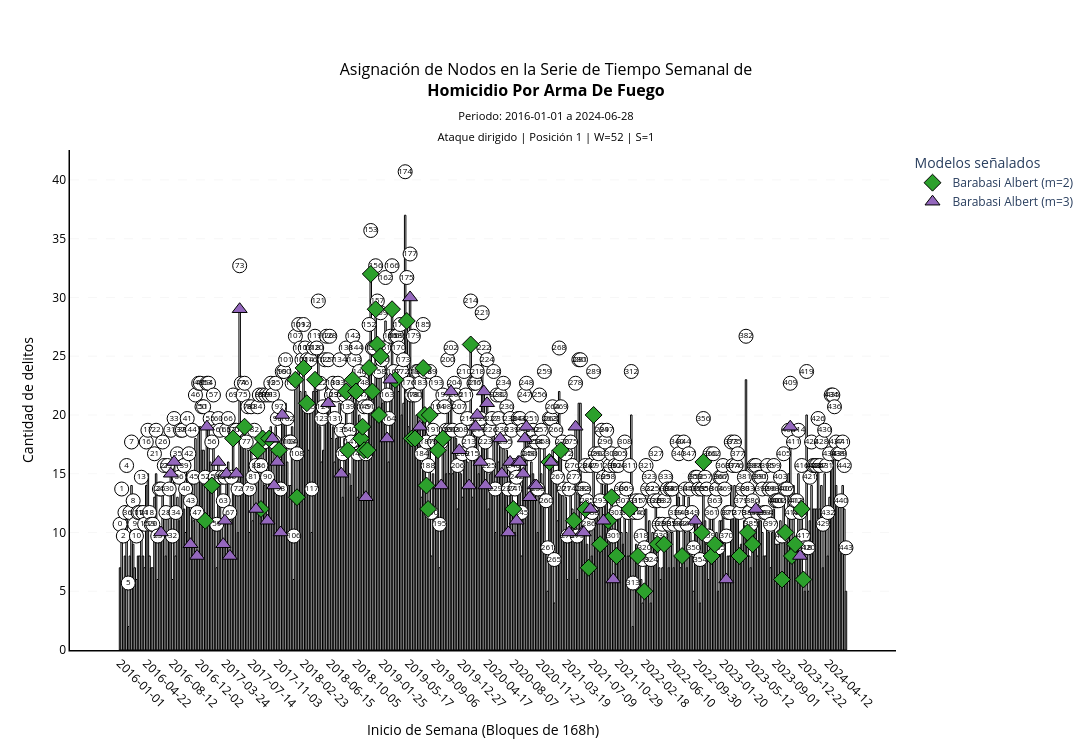

Notebook cell for this chart:
### Code cell
strategy = selector_histograma["strategy"].value
posicion = selector_histograma["rank"].value
modelos = list(selector_histograma["models"].value)
print(strategy, posicion, modelos)

rolling_resilience_rankings = reports.extract_rolling_resilience_rankings(experiment=rolling_experiment)
resilience_graph = reports.merge_resilience_graph(node_metrics=node_metrics, rolling_resilience_rankings=rolling_resilience_rankings)

fig = plots.plot_histogram_resilience(resilience_graph=resilience_graph, strategy=strategy, rank=posicion, models=modelos)
fig.show()
